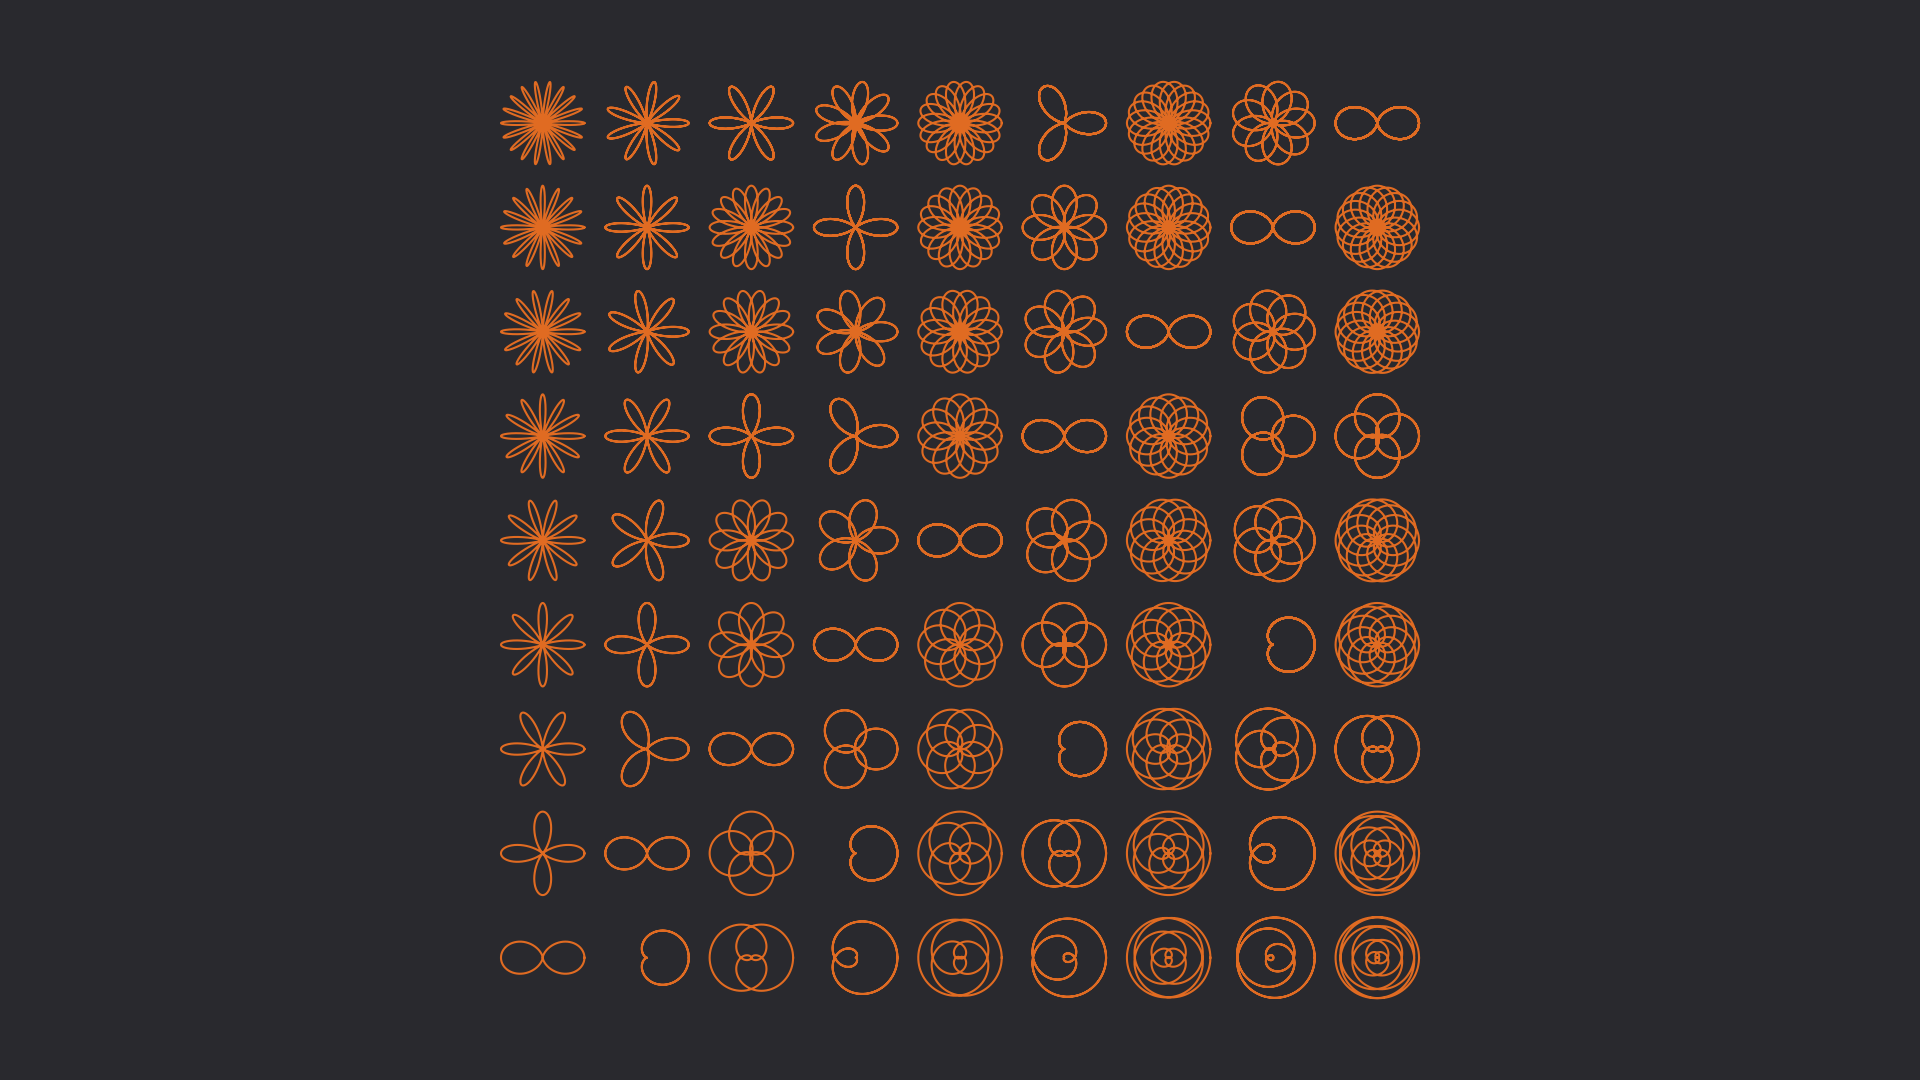

This chart was generated by the following Python code:
from pathlib import Path

import numpy as np

from template_plt import plt


def main() -> None:
    fp: Path = Path(__file__).resolve().with_suffix(".png")
    c0: str = "#29292E"
    c1: str = "#E06B22"
    fig: plt.Figure
    ax: plt.Axes
    fig, ax = plt.subplots()
    for i in range(1, 10):
        t: np.ndarray = np.linspace(0.0, 2.0*np.pi*i, 10001, endpoint=True)
        c: np.ndarray = np.cos(t)
        s: np.ndarray = np.sin(t)
        for j in range(1, 10):
            r: np.ndarray = np.cos(t*j/i)
            r *= r
            x: np.ndarray = c * r
            y: np.ndarray = s * r
            ax.plot(x+2.5*i, y+2.5*j, color=c1)
    ax.axis("off")
    ax.set_aspect("equal")
    ax.set_facecolor(c0)
    fig.set_facecolor(c0)
    fig.tight_layout()
    fig.savefig(fp, facecolor=fig.get_facecolor())
    plt.cla()
    plt.clf()
    plt.close(fig)
    return None


if __name__ == "__main__":
    main()
